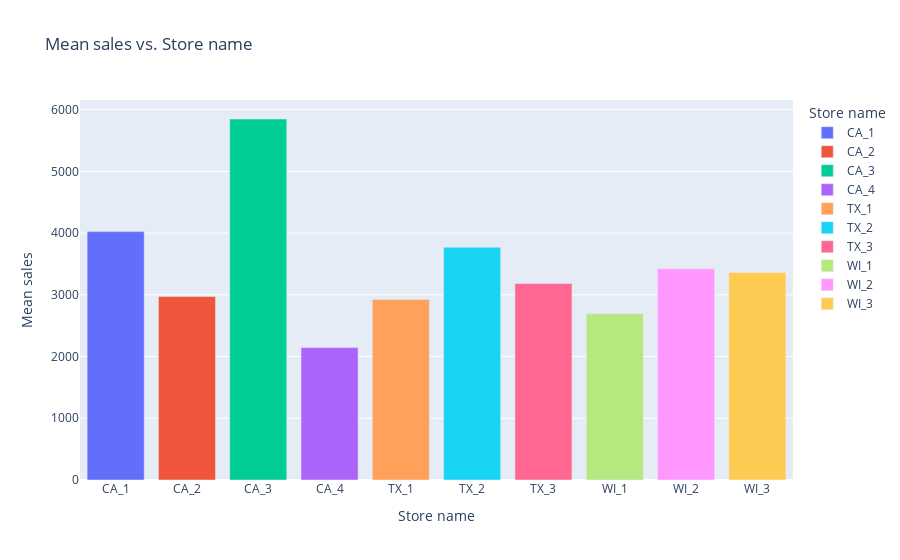

Notebook cell for this chart:
### Markdown cell above
The above plot compares the sales distribution for each store in the dataset. The stores in California seem to have the highest variance in sales, which might indicate that some places in California grow significantly faster than others, *i.e.* there is development disparity. On the other hand, the Wisconsin and Texas sales seem to be quite consistent among themselves, without much variance. This indicates that development might be more uniform in these states. Moreover, the California stores also seem to have the highest overall mean sales.

### Code cell
df = pd.DataFrame(np.transpose([means, store_list]))
df.columns = ["Mean sales", "Store name"]
px.bar(df, y="Mean sales", x="Store name", color="Store name", title="Mean sales vs. Store name")

### Figure 1 — Plotly figure (JSON) as saved in the notebook; plotly's stock layout.template omitted (floating-point values rounded to 4 significant figures)
{"data": [{"hovertemplate": "Store name=%{x}<br>Mean sales=%{y}<extra></extra>", "legendgroup": "CA_1", "marker": {"color": "#636efa", "pattern": {"shape": ""}}, "name": "CA_1", "orientation": "v", "showlegend": true, "textposition": "auto", "type": "bar", "x": ["CA_1"], "xaxis": "x", "y": [4024.0], "yaxis": "y"}, {"hovertemplate": "Store name=%{x}<br>Mean sales=%{y}<extra></extra>", "legendgroup": "CA_2", "marker": {"color": "#EF553B", "pattern": {"shape": ""}}, "name": "CA_2", "orientation": "v", "showlegend": true, "textposition": "auto", "type": "bar", "x": ["CA_2"], "xaxis": "x", "y": [2972.0], "yaxis": "y"}, {"hovertemplate": "Store name=%{x}<br>Mean sales=%{y}<extra></extra>", "legendgroup": "CA_3", "marker": {"color": "#00cc96", "pattern": {"shape": ""}}, "name": "CA_3", "orientation": "v", "showlegend": true, "textposition": "auto", "type": "bar", "x": ["CA_3"], "xaxis": "x", "y": [5848.0], "yaxis": "y"}, {"hovertemplate": "Store name=%{x}<br>Mean sales=%{y}<extra></extra>", "legendgroup": "CA_4", "marker": {"color": "#ab63fa", "pattern": {"shape": ""}}, "name": "CA_4", "orientation": "v", "showlegend": true, "textposition": "auto", "type": "bar", "x": ["CA_4"], "xaxis": "x", "y": [2145.0], "yaxis": "y"}, {"hovertemplate": "Store name=%{x}<br>Mean sales=%{y}<extra></extra>", "legendgroup": "TX_1", "marker": {"color": "#FFA15A", "pattern": {"shape": ""}}, "name": "TX_1", "orientation": "v", "showlegend": true, "textposition": "auto", "type": "bar", "x": ["TX_1"], "xaxis": "x", "y": [2925.0], "yaxis": "y"}, {"hovertemplate": "Store name=%{x}<br>Mean sales=%{y}<extra></extra>", "legendgroup": "TX_2", "marker": {"color": "#19d3f3", "pattern": {"shape": ""}}, "name": "TX_2", "orientation": "v", "showlegend": true, "textposition": "auto", "type": "bar", "x": ["TX_2"], "xaxis": "x", "y": [3771.0], "yaxis": "y"}, {"hovertemplate": "Store name=%{x}<br>Mean sales=%{y}<extra></extra>", "legendgroup": "TX_3", "marker": {"color": "#FF6692", "pattern": {"shape": ""}}, "name": "TX_3", "orientation": "v", "showlegend": true, "textposition": "auto", "type": "bar", "x": ["TX_3"], "xaxis": "x", "y": [3183.0], "yaxis": "y"}, {"hovertemplate": "Store name=%{x}<br>Mean sales=%{y}<extra></extra>", "legendgroup": "WI_1", "marker": {"color": "#B6E880", "pattern": {"shape": ""}}, "name": "WI_1", "orientation": "v", "showlegend": true, "textposition": "auto", "type": "bar", "x": ["WI_1"], "xaxis": "x", "y": [2692.0], "yaxis": "y"}, {"hovertemplate": "Store name=%{x}<br>Mean sales=%{y}<extra></extra>", "legendgroup": "WI_2", "marker": {"color": "#FF97FF", "pattern": {"shape": ""}}, "name": "WI_2", "orientation": "v", "showlegend": true, "textposition": "auto", "type": "bar", "x": ["WI_2"], "xaxis": "x", "y": [3421.0], "yaxis": "y"}, {"hovertemplate": "Store name=%{x}<br>Mean sales=%{y}<extra></extra>", "legendgroup": "WI_3", "marker": {"color": "#FECB52", "pattern": {"shape": ""}}, "name": "WI_3", "orientation": "v", "showlegend": true, "textposition": "auto", "type": "bar", "x": ["WI_3"], "xaxis": "x", "y": [3360.0], "yaxis": "y"}], "layout": {"barmode": "relative", "legend": {"title": {"text": "Store name"}, "tracegroupgap": 0}, "title": {"text": "Mean sales vs. Store name"}, "xaxis": {"anchor": "y", "categoryarray": ["CA_1", "CA_2", "CA_3", "CA_4", "TX_1", "TX_2", "TX_3", "WI_1", "WI_2", "WI_3"], "categoryorder": "array", "domain": [0, 1], "title": {"text": "Store name"}}, "yaxis": {"anchor": "x", "domain": [0, 1], "title": {"text": "Mean sales"}}}}
